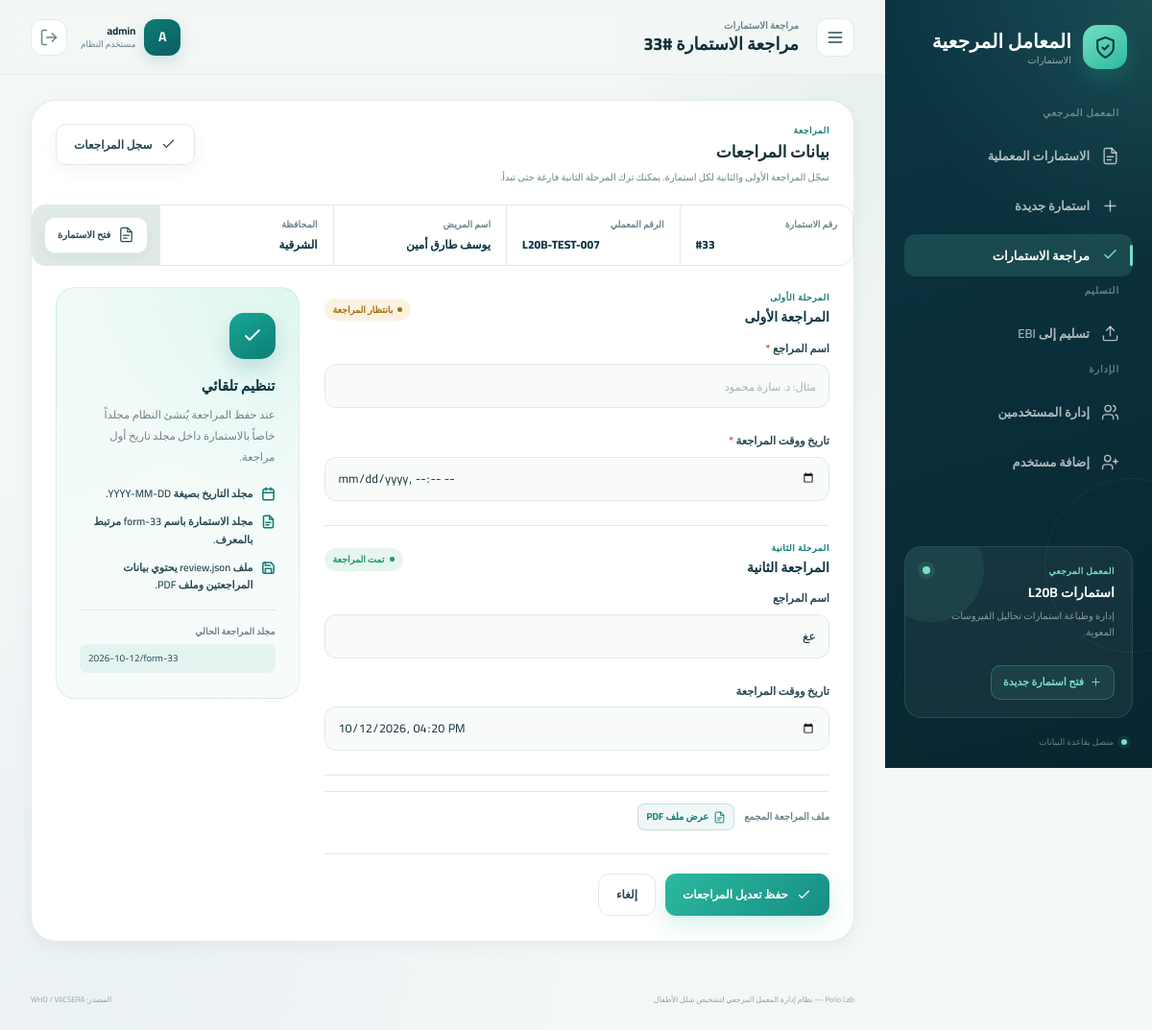
Screenshot of /reviews/33 (signed in) with the database file from the repository.
### tables this page shows
CREATE TABLE lab_forms (
    id INTEGER PRIMARY KEY AUTOINCREMENT,
    national_id TEXT NOT NULL DEFAULT '',
    lab_number TEXT NOT NULL DEFAULT '',
    patient_name TEXT NOT NULL DEFAULT '',
    age_months TEXT NOT NULL DEFAULT '',
    age_years TEXT NOT NULL DEFAULT '',
    illness_date TEXT NOT NULL DEFAULT '',
    center TEXT NOT NULL DEFAULT '',
    governorate TEXT NOT NULL DEFAULT '',
    sample_condition TEXT NOT NULL DEFAULT 'جميدة',
    sample1_collect_date TEXT NOT NULL DEFAULT '',
    sample1_receive_date TEXT NOT NULL DEFAULT '',
    sample1_l20b TEXT NOT NULL DEFAULT 'سلبي',
    sample1_prelim_date TEXT NOT NULL DEFAULT '',
    sample1_final TEXT NOT NULL DEFAULT 'سلبي',
    sample1_final_date TEXT NOT NULL DEFAULT '',
    sample2_collect_date TEXT NOT NULL DEFAULT '',
    sample2_receive_date TEXT NOT NULL DEFAULT '',
    sample2_l20b TEXT NOT NULL DEFAULT '',
    sample2_prelim_date TEXT NOT NULL DEFAULT '',
    sample2_final TEXT NOT NULL DEFAULT '',
    sample2_final_date TEXT NOT NULL DEFAULT '',
    stamp_image TEXT NOT NULL DEFAULT '',
    signature_image TEXT NOT NULL DEFAULT '',
    signatory_name TEXT NOT NULL DEFAULT 'ك/ أميرة يحيى زغلول',
    show_stamp INTEGER NOT NULL DEFAULT 1,
    show_signature INTEGER NOT NULL DEFAULT 1,
    stamp_position TEXT NOT NULL DEFAULT 'left',
    signature_position TEXT NOT NULL DEFAULT 'left',
    notes TEXT NOT NULL DEFAULT '',
    created_at TEXT NOT NULL DEFAULT CURRENT_TIMESTAMP,
    updated_at TEXT NOT NULL DEFAULT CURRENT_TIMESTAMP
, created_by TEXT NOT NULL DEFAULT '', contact_number TEXT NOT NULL DEFAULT '');

CREATE TABLE users (
    id INTEGER PRIMARY KEY AUTOINCREMENT,
    username TEXT NOT NULL UNIQUE COLLATE NOCASE,
    password_hash TEXT NOT NULL,
    created_at TEXT NOT NULL DEFAULT CURRENT_TIMESTAMP
, role TEXT NOT NULL DEFAULT 'user');

CREATE TABLE form_reviews (
    id INTEGER PRIMARY KEY AUTOINCREMENT,
    lab_form_id INTEGER NOT NULL UNIQUE,
    folder_path TEXT NOT NULL DEFAULT '',
    created_at TEXT NOT NULL DEFAULT CURRENT_TIMESTAMP,
    updated_at TEXT NOT NULL DEFAULT CURRENT_TIMESTAMP, first_reviewer_name TEXT NOT NULL DEFAULT '', first_reviewed_at TEXT NOT NULL DEFAULT '', second_reviewer_name TEXT NOT NULL DEFAULT '', second_reviewed_at TEXT NOT NULL DEFAULT '', pdf_path TEXT NOT NULL DEFAULT '', delivery_queued_at TEXT NOT NULL DEFAULT '',
    FOREIGN KEY (lab_form_id) REFERENCES lab_forms (id) ON DELETE CASCADE
);

### app.py (the view, shortened to what this page needs)
@bp.route("/reviews/<int:form_id>", methods=["GET", "POST"])
@login_required
def review_form_page(form_id):
    db = get_db()
    form_row = db.execute(
        "SELECT * FROM lab_forms WHERE id = ?", (form_id,)
    ).fetchone()
    if form_row is None:
        abort(404)
    review = db.execute(
        "SELECT * FROM form_reviews WHERE lab_form_id = ?", (form_id,)
    ).fetchone()
    values = {}
    for stage in REVIEW_STAGES.values():
        for field in (stage["reviewer"], stage["reviewed_at"]):
            values[field] = review[field] if review else ""
    errors = {}
    return render_template(
        "review_form.html",
        form=lab_form_to_dict(form_row),
        review=review,
        values=values,
        errors=errors,
    )

### templates/review_form.html (shortened to what this page needs)
<!DOCTYPE html>
<html lang="ar" dir="rtl">
<head>
    <link rel="stylesheet" href="{{ url_for('static', filename='css/styles.css') }}">
    <link rel="stylesheet" href="{{ url_for('static', filename='css/users.css') }}">
    <link rel="stylesheet" href="{{ url_for('static', filename='css/reviews.css') }}">
</head>
<body class="users-page reviews-page">
    {% set active_nav = 'reviews' %}
    <div class="app-shell">
        {% include "_sidebar.html" %}
        <div class="app-main">
            <header class="topbar no-print">
                <button class="icon-button menu-button" id="menu-button" type="button" aria-label="فتح القائمة">
                    <svg class="icon"><use href="#icon-menu"></use></svg>
                </button>
                <div class="page-heading">
                    <span>مراجعة الاستمارات</span>
                    <h2>مراجعة الاستمارة #{{ form.id }}</h2>
                </div>
                <div class="topbar-actions">
                    <div class="user-chip">
                        <span class="user-avatar">{{ (current_user[0] if current_user else 'م')|upper }}</span>
                        <span class="user-copy">
                            <strong>{{ current_user or 'معمل شلل الأطفال' }}</strong>
                            <small>مستخدم النظام</small>
                        </span>
                    </div>
                    <form class="logout-form" method="post" action="{{ url_for('main.logout') }}">
                        <button class="icon-button logout-button" type="submit" title="تسجيل الخروج" aria-label="تسجيل الخروج">
                            <svg class="icon"><use href="#icon-log-out"></use></svg>
                        </button>
                    </form>
                </div>
            </header>
            <main class="page-content users-content">
                <section class="panel users-panel">
                    <div class="panel-header">
                        <div>
                            <span class="section-kicker">المراجعة</span>
                            <h2>بيانات المراجعات</h2>
                            <p>سجّل المراجعة الأولى والثانية لكل استمارة. يمكنك ترك المرحلة الثانية فارغة حتى تبدأ.</p>
                        </div>
                        <div class="panel-actions">
                            <a class="button button-secondary" href="{{ url_for('main.reviews_page') }}">
                                <svg class="icon"><use href="#icon-check"></use></svg>
                                <span>سجل المراجعات</span>
                            </a>
                        </div>
                    </div>
                    <div class="reviews-context">
                        <div class="reviews-context-item">
                            <span>رقم الاستمارة</span>
                            <strong dir="ltr">#{{ form.id }}</strong>
                        </div>
                        <div class="reviews-context-item">
                            <span>الرقم المعملي</span>
                            <strong dir="auto">{{ form.lab_number or '—' }}</strong>
                        </div>
                        <div class="reviews-context-item">
                            <span>اسم المريض</span>
                            <strong dir="auto">{{ form.patient_name or '—' }}</strong>
                        </div>
                        <div class="reviews-context-item">
                            <span>المحافظة</span>
                            <strong>{{ form.governorate or '—' }}</strong>
                        </div>
                        <a class="button button-secondary button-compact reviews-context-link" href="{{ url_for('main.edit_form_page', form_id=form.id) }}">
                            <svg class="icon"><use href="#icon-file"></use></svg>
                            <span>فتح الاستمارة</span>
                        </a>
                    </div>
                    <div class="users-layout">
                        <form class="users-form" method="post" action="{{ url_for('main.review_form_page', form_id=form.id) }}" novalidate>
                            <section class="review-stage-form" aria-labelledby="first-review-heading">
                                <div class="review-stage-heading">
                                    <div>
                                        <span class="section-kicker">المرحلة الأولى</span>
                                        <h3 id="first-review-heading">المراجعة الأولى</h3>
                                    </div>
                                    {% if review and review.first_reviewed_at %}
                                    <span class="review-status is-reviewed">تمت المراجعة</span>
                                    {% else %}
                                    <span class="review-status">بانتظار المراجعة</span>
                                    {% endif %}
                                </div>
                                <div class="form-grid users-form-grid">
                                    <div class="form-field span-two{{ ' has-error' if errors.first_reviewer_name }}">
                                        <label for="first_reviewer_name">اسم المراجع <span class="required">*</span></label>
                                        <input
                                            id="first_reviewer_name"
                                            name="first_reviewer_name"
                                            type="text"
                                            value="{{ values.first_reviewer_name }}"
                                            placeholder="مثال: د. سارة محمود"
                                            maxlength="120"
                                            autocomplete="off"
                                        >
                                    </div>
                                    <div class="form-field span-two{{ ' has-error' if errors.first_reviewed_at }}">
                                        <label for="first_reviewed_at">تاريخ ووقت المراجعة <span class="required">*</span></label>
                                        <input
                                            id="first_reviewed_at"
                                            name="first_reviewed_at"
                                            type="datetime-local"
                                            value="{{ values.first_reviewed_at }}"
                                            step="60"
                                        >
                                    </div>
                                </div>
                            </section>
                            <section class="review-stage-form" aria-labelledby="second-review-heading">
                                <div class="review-stage-heading">
                                    <div>
                                        <span class="section-kicker">المرحلة الثانية</span>
                                        <h3 id="second-review-heading">المراجعة الثانية</h3>
                                    </div>
                                    {% if review and review.second_reviewed_at %}
                                    <span class="review-status is-reviewed">تمت المراجعة</span>
                                    {% elif review and review.first_reviewed_at %}
                                    <span class="review-status">بانتظار المراجعة</span>
                                    {% else %}
                                    <span class="review-status is-empty">لم تبدأ</span>
                                    {% endif %}
                                </div>
                                <div class="form-grid users-form-grid">
                                    <div class="form-field span-two{{ ' has-error' if errors.second_reviewer_name }}">
                                        <label for="second_reviewer_name">اسم المراجع</label>
                                        <input
                                            id="second_reviewer_name"
                                            name="second_reviewer_name"
                                            type="text"
                                            value="{{ values.second_reviewer_name }}"
                                            placeholder="مثال: د. محمد علي"
                                            maxlength="120"
                                            autocomplete="off"
                                        >
                                    </div>
                                    <div class="form-field span-two{{ ' has-error' if errors.second_reviewed_at }}">
                                        <label for="second_reviewed_at">تاريخ ووقت المراجعة</label>
                                        <input
                                            id="second_reviewed_at"
                                            name="second_reviewed_at"
                                            type="datetime-local"
                                            value="{{ values.second_reviewed_at }}"
                                            step="60"
                                        >
                                    </div>
                                </div>
                            </section>
                            {% if review and review.pdf_path %}
                            <div class="reviews-existing-pdf">
                                <span>ملف المراجعة المجمع</span>
                                <a class="review-pdf-link" href="{{ url_for('main.review_pdf', filename=review.pdf_path) }}" target="_blank" rel="noopener">
                                    <svg class="icon"><use href="#icon-file"></use></svg>
                                    <span>عرض ملف PDF</span>
                                </a>
                            </div>
                            {% endif %}
                            <div class="users-form-actions">
                                <button class="button button-primary" type="submit">
                                    <svg class="icon"><use href="#icon-check"></use></svg>
                                    <span>{{ 'حفظ تعديل المراجعات' if review else 'حفظ المراجعات' }}</span>
                                </button>
                                <a class="button button-secondary" href="{{ url_for('main.reviews_page') }}">
                                    <span>إلغاء</span>
                                </a>
                            </div>
                        </form>
                        <aside class="users-guide" aria-label="تنظيم مجلدات المراجعة">
                            <span class="users-guide-icon"><svg class="icon"><use href="#icon-check"></use></svg></span>
                            <h3>تنظيم تلقائي</h3>
                            <p>عند حفظ المراجعة يُنشئ النظام مجلداً خاصاً بالاستمارة داخل مجلد تاريخ أول مراجعة.</p>
                            <ul>
                                <li><svg class="icon"><use href="#icon-calendar"></use></svg><span>مجلد التاريخ بصيغة <bdi dir="ltr">YYYY-MM-DD</bdi>.</span></li>
                                <li><svg class="icon"><use href="#icon-file"></use></svg><span>مجلد الاستمارة باسم <bdi dir="ltr">form-{{ form.id }}</bdi> مرتبط بالمعرف.</span></li>
                                <li><svg class="icon"><use href="#icon-save"></use></svg><span>ملف <bdi dir="ltr">review.json</bdi> يحتوي بيانات المراجعتين وملف PDF.</span></li>
                            </ul>
                            {% if review and review.folder_path %}
                            <div class="reviews-existing-folder">
                                <span>مجلد المراجعة الحالي</span>
                                <code dir="ltr">{{ review.folder_path }}</code>
                            </div>
                            {% endif %}
                        </aside>
                    </div>
                </section>
            </main>
            <footer class="app-footer no-print">
                <span>Polio Lab — نظام إدارة المعمل المرجعي لتشخيص شلل الأطفال</span>
                <span>المصدر: WHO / VACSERA</span>
            </footer>
        </div>
    </div>
</body>
</html>

### rows the page displays
lab_forms: id "33", lab_number "L20B-TEST-007", patient_name "يوسف طارق أمين", governorate "الشرقية"
users: username "A", username "admin"
form_reviews: second_reviewer_name "عغ", second_reviewed_at "10/12/2026 16:20", folder_path "2026-10-12/form-33"

### other values shown
{{ 'حفظ تعديل المراجعات' if review else 'حفظ المراجعات' }} "حفظ تعديل المراجعات"
